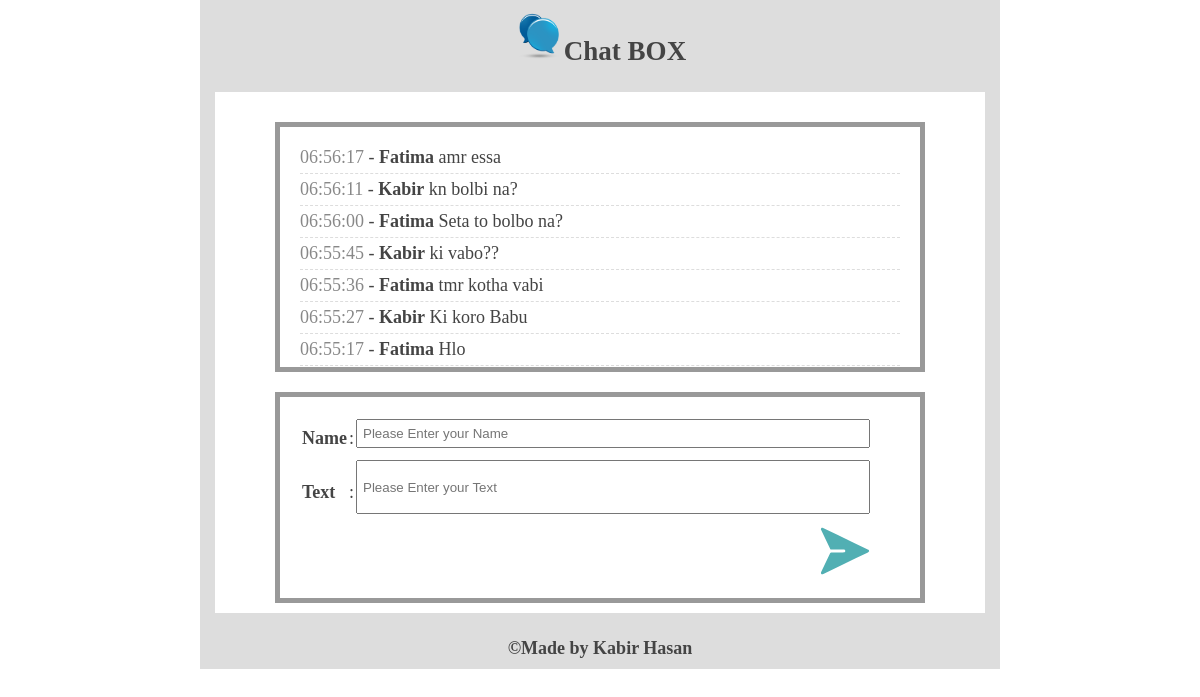
The page / on the database its author committed.
### tables this page shows
CREATE TABLE `users` (
  `id` int(11) NOT NULL,
  `name` varchar(255) NOT NULL,
  `body` text NOT NULL,
  `time` time NOT NULL
);

### lib/Database.php (called while the page is built, shortened)
<?php
Class Database{
 public $host   = DB_HOST;
 public $user   = DB_USER;
 public $pass   = DB_PASS;
 public $dbname = DB_NAME;
 public $link;
private function connectDB(){
 $this->link = new mysqli($this->host, $this->user, $this->pass,
  $this->dbname);
 }
public function select($query){
  $result = $this->link->query($query) or
   die($this->link->error.__LINE__);
  if($result->num_rows > 0){
    return $result;
  } else {
    return false;
  }
 }
}

### classes/Shout.php (called while the page is built, shortened)
<?php
include_once "lib/Database.php";
Class Shout
{
	private $db;
	public function __construct()
	{
		$this->db = new Database();
	}
	public function getAlldata()
	{
		$query = 'SELECT * FROM users ORDER BY id DESC';
		$result = $this->db->select("$query");
		return $result;
	}
}
?>

### index.php (the view, shortened to what this page needs)
<?php
include_once 'classes/Shout.php';
$shout = new Shout();
?>
<!DOCTYPE html>
<html lang="en">
<head>
	<link rel="stylesheet" href="style.css">
</head>
<body>
	<div class="wrapper clr">
		<header class="headsection clr">
			<h2 style="font-family: cursive"><img src="img/chat.png" alt="" style="height: 50px;width: 50px;">Chat BOX</h2>
		</header>
		<section class="content clr">
			<div class="box">
				<ul>
					<?php
						$getdata = $shout->getAlldata();
						if ($getdata) {
							while ( $data = $getdata->fetch_assoc()) {?>
								<li><span><?php echo $data['time']; ?></span> - <strong><?php echo $data['name']; ?></strong> <?php echo $data['body']; ?></li>
							<?php } } ?>
				</ul>
			</div>
			<div class="shoutform clr">
				<form action="#" method="post">
					<table>
						<tr>
							<td><strong>Name</strong></td>
							<td>:</td>
							<td><input type="text" name="name" required placeholder="Please Enter your Name"></td>
						</tr>
						<tr>
							<td><strong>Text</strong></td>
							<td>:</td>
							<td><input type="text" name="body" required placeholder="Please Enter your Text" style="height: 40px;"></td>
						</tr>
						<tr>
							<td></td>
							<td></td>
							<td><input type="image" src="img/send.svg" alt="Submit" style="height: 50px;width: 50px;" align="right"></td>
						</tr>
					</table>
				</form>
			</div>
		</section>
		<footer class="footsection">
			<h4>&copy;Made by Kabir Hasan</h4>
		</footer>
	</div>
</body>
</html>

### style.css (style rules this page uses)
* { margin: 0; padding: 0; outline: 0; }
body { font-family: verdana; font-size: 18px; color: #444; }
.wrapper { width: 800px; margin: 0 auto; }
.clr { overflow: hidden; }
.headsection, .footsection { background: #ddd; padding: 10px; text-align: center; }
.content { border: 15px solid #ddd; min-height: 500px; }
.box { border: 5px solid #999; margin: 30px auto 0; padding: 20px; width: 600px; height: 200px; overflow: scroll; }
.box ul { margin: 0px; padding: 0px; list-style: none; }
.box ul li { display: block; border-bottom: 1px dashed #ddd; margin-bottom: 5px; padding-bottom: 5px; }
.box ul li:last-child { border-bottom: 0px dashed #ddd; margin-bottom: 0; padding-bottom: 0; }
.box span { color: #888; }
.shoutform { border: 5px solid #999; margin: 20px auto 10px; padding: 20px; width: 600px; }
input[type="text"] { padding: 5px; width: 500px; margin-bottom: 10px; }

### rows shown on the page
users: time "06:56:17", name "Fatima", body "amr essa"
users: time "06:56:11", name "Kabir", body "kn bolbi na?"
users: time "06:56:00", name "Fatima", body "Seta to bolbo na?"
users: time "06:55:45", name "Kabir", body "ki vabo??"
users: time "06:55:36", name "Fatima", body "tmr kotha vabi"
users: time "06:55:27", name "Kabir", body "Ki koro Babu"
users: time "06:55:17", name "Fatima", body "Hlo"
